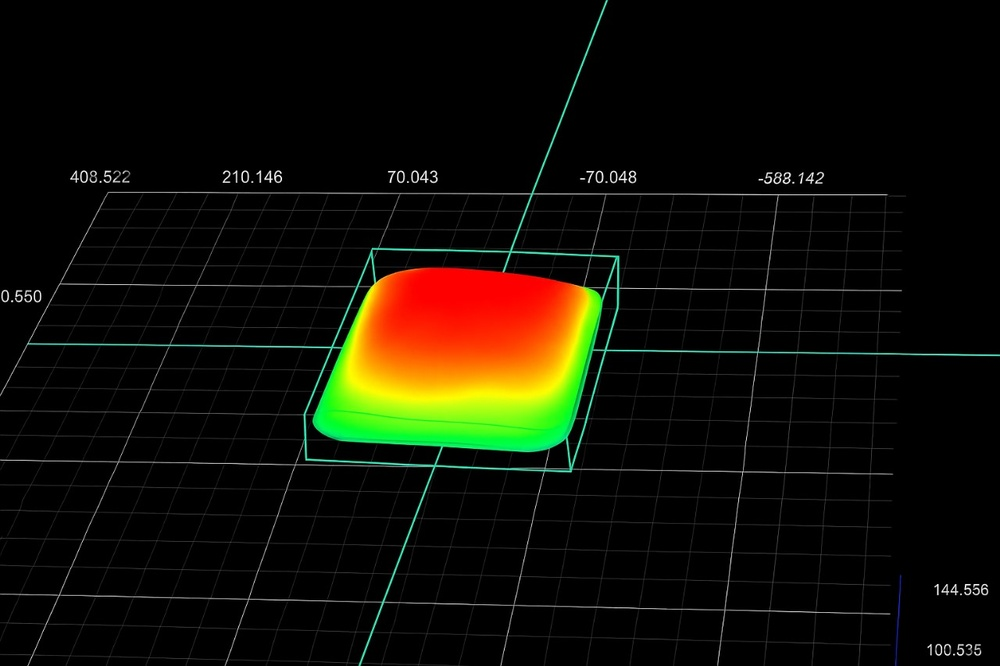
#> input picture placa4.jpg, 1000 x 666 px, shrunk from 1280 x 853 before the run
$ jupyter execute --allow-errors Untitled1.ipynb
#> lines starting #> are read from the running program, lines starting #| are printed output that depends on the picture; after the words box and inside, x2 and y2 are one past the last pixel; in counts of white or black regions, pixels touching at a corner belong together; long printed decimals are rounded
[cell 1]
import cv2                       #Librería para el procesamiento de imagenes
import numpy as np               #Libería para trabajar con arreglos y martrices
                                 #Ayuda a definir los rangos de colores como arreglos con pixeles
import matplotlib.pyplot as plt  #Libería gráfica para mostrar imágenes en formato de gráficos

# Comenzamos por leer la imagen, con cv2.imread() leemos laimagen en formato
# BGR, con cv2.cvtColor() la convertimos en RGB para poder procesar
# bien los colores con la librería Matplot
img_path = "placa4.jpg"
img = cv2.imread(img_path)
#> img is the input picture: shape (666, 1000, 3); mean B, G, R 5.2, 14.3, 16.1
img_rgb = cv2.cvtColor(img, cv2.COLOR_BGR2RGB)  #Para mostrar en matplotlib

hsv = cv2.cvtColor(img, cv2.COLOR_BGR2HSV) #HSV es un formato que ayuda a facilitart el procesameinto de colores
#> hsv: shape (666, 1000, 3); mean H, S, V 6.5, 29.2, 20.8

#=============DEFINIMOS RANGOS DE COLORES==============
# Verde
lower_green = np.array([35, 50, 50])
upper_green = np.array([85, 255, 255])

# Amarillo
lower_yellow = np.array([20, 100, 100])
upper_yellow = np.array([35, 255, 255])

# Rojo (dos rangos)
lower_red1 = np.array([0, 100, 100])
upper_red1 = np.array([10, 255, 255])
lower_red2 = np.array([160, 100, 100])
upper_red2 = np.array([179, 255, 255])

#=============CREACIÓN DE MÁSCARA POR COLOR=======================
mask_green = cv2.inRange(hsv, lower_green, upper_green)
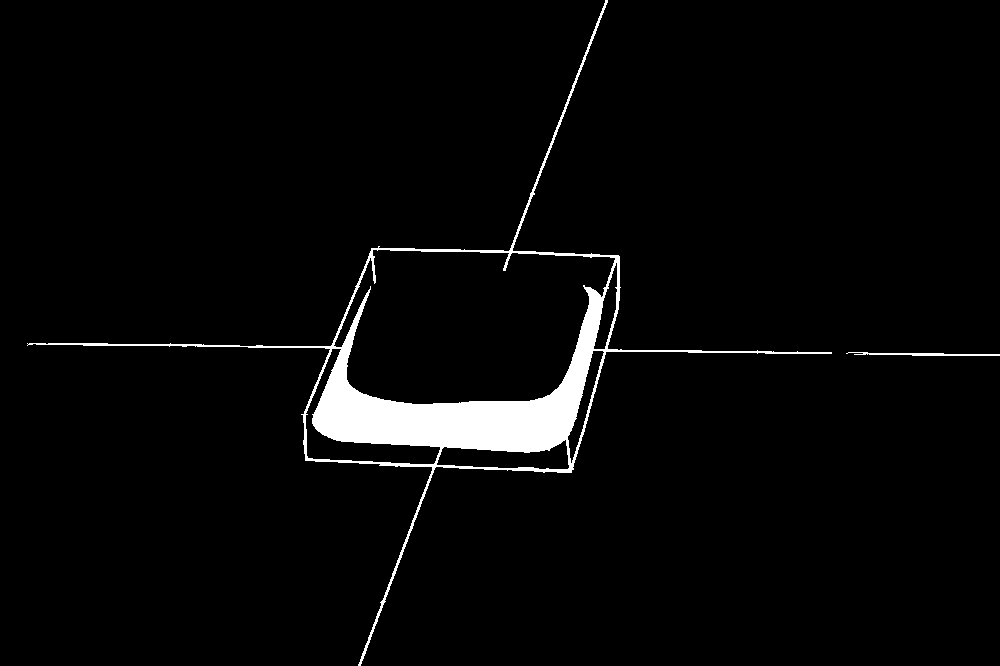
#> mask_green: shape (666, 1000); 3.2% white; 2 white regions, box (x1, y1, x2, y2) and area: (27, 0, 832, 666) 20930, (846, 352, 1000, 356) 335
mask_yellow = cv2.inRange(hsv, lower_yellow, upper_yellow)
#> mask_yellow: shape (666, 1000); 1.1% white; 1 white region, box (x1, y1, x2, y2) and area: (346, 279, 589, 405) 7435
mask_red1 = cv2.inRange(hsv, lower_red1, upper_red1)
#> mask_red1: shape (666, 1000); 2.2% white; 2 white regions (1 under 20 px), largest, box (x1, y1, x2, y2) and area: (375, 267, 574, 358) 14548
mask_red2 = cv2.inRange(hsv, lower_red2, upper_red2)
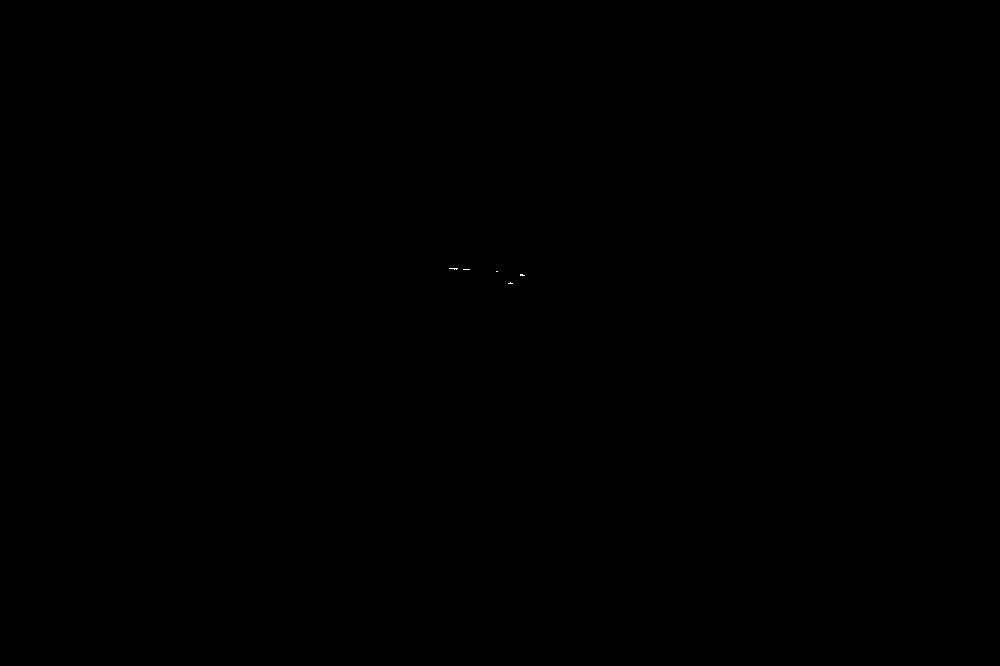
#> mask_red2: shape (666, 1000); 0.01% white in thin lines or dots, all inside (x1, y1, x2, y2) = (449, 268, 525, 284)
mask_red = cv2.bitwise_or(mask_red1, mask_red2)
#> mask_red: shape (666, 1000); 2.2% white; 1 white region, box (x1, y1, x2, y2) and area: (375, 267, 574, 358) 14583

# Excluir fondo negro
lower_black = np.array([0, 0, 0])
upper_black = np.array([180, 255, 50])
mask_black = cv2.inRange(hsv, lower_black, upper_black)
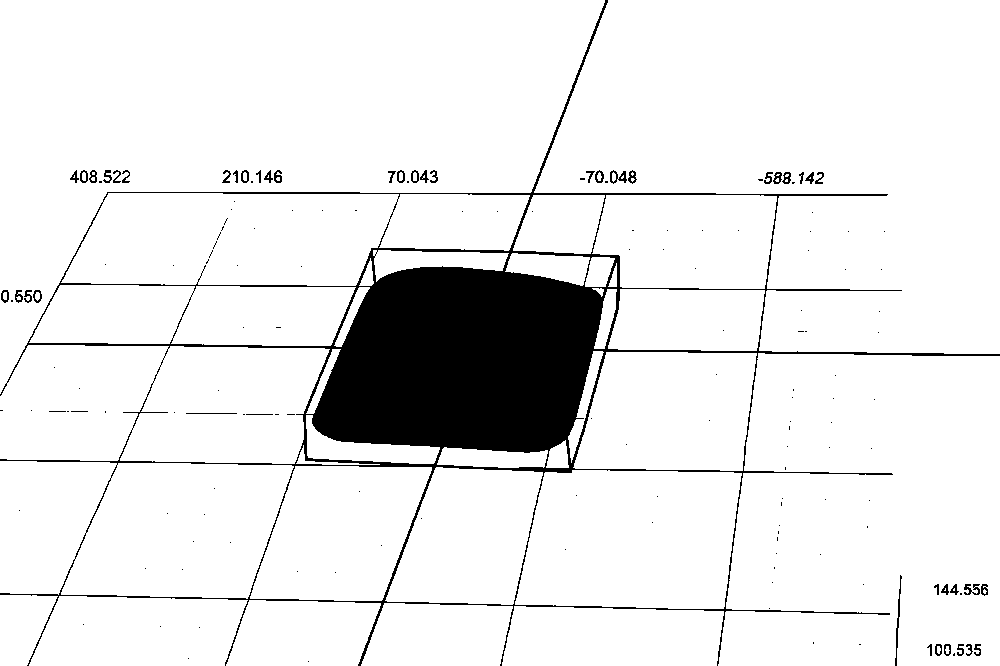
#> mask_black: shape (666, 1000); 91.2% white; 164 black regions (118 under 20 px), largest, box (x1, y1, x2, y2) and area: (0, 0, 1000, 666) 56154, (895, 575, 902, 666) 155, (610, 170, 627, 184) 108
mask_not_black = cv2.bitwise_not(mask_black)

# Aplicar exclusión
mask_green = cv2.bitwise_and(mask_green, mask_not_black)
#> mask_green: shape (666, 1000); 3.2% white; 2 white regions, box (x1, y1, x2, y2) and area: (27, 0, 832, 666) 20891, (846, 352, 1000, 356) 334
mask_yellow = cv2.bitwise_and(mask_yellow, mask_not_black)
mask_red = cv2.bitwise_and(mask_red, mask_not_black)

# Contar píxeles válidos
valid_pixels = cv2.countNonZero(mask_not_black)
#> valid_pixels = 58881
green_pixels = cv2.countNonZero(mask_green)
#> green_pixels = 21225
yellow_pixels = cv2.countNonZero(mask_yellow)
#> yellow_pixels = 7435
red_pixels = cv2.countNonZero(mask_red)
#> red_pixels = 14583

# Evitar división por cero
if valid_pixels == 0:
    print("No hay píxeles válidos distintos de negro")
    exit()

# Calcular porcentajes
p_green = (green_pixels / valid_pixels) * 100
#> p_green = 36.05
p_yellow = (yellow_pixels / valid_pixels) * 100
#> p_yellow = 12.63
p_red = (red_pixels / valid_pixels) * 100
#> p_red = 24.77

print(f"Porcentaje Verde: {p_green:.2f}%")
#| Porcentaje Verde: 36.05%
print(f"Porcentaje Amarillo: {p_yellow:.2f}%")
#| Porcentaje Amarillo: 12.63%
print(f"Porcentaje Rojo: {p_red:.2f}%")
#| Porcentaje Rojo: 24.77%

# Tomar decisión
if p_red > 10:
    estado = "NO ACEPTABLE (demasiada deformación)"
elif p_green > p_yellow and p_red < 5:
    estado = "PIEZA EN BUEN ESTADO"
elif p_yellow >= p_green and p_red < 50:
    estado = "ACEPTABLE"
else:
    estado = "CONDICIÓN INTERMEDIA"

print("Estado de la pieza:", estado)

# Crear imagen segmentada con colores visibles
output = np.zeros_like(img_rgb)
output[mask_green > 0] = [0, 255, 0]    # Verde
output[mask_yellow > 0] = [255, 255, 0] # Amarillo
output[mask_red > 0] = [255, 0, 0]      # Rojo

# Mostrar resultados
plt.figure(figsize=(15,10))

plt.subplot(2,3,1)
plt.imshow(img_rgb)
plt.title("Imagen original")
plt.axis("off")

plt.subplot(2,3,2)
plt.imshow(mask_green, cmap="gray")
plt.title("Máscara Verde")
plt.axis("off")

plt.subplot(2,3,3)
plt.imshow(mask_yellow, cmap="gray")
plt.title("Máscara Amarillo")
plt.axis("off")

plt.subplot(2,3,4)
plt.imshow(mask_red, cmap="gray")
plt.title("Máscara Rojo")
plt.axis("off")

plt.subplot(2,3,5)
plt.imshow(mask_not_black, cmap="gray")
plt.title("Máscara sin fondo negro")
plt.axis("off")

plt.subplot(2,3,6)
plt.imshow(output)
plt.title("Segmentación final")
plt.axis("off")

plt.tight_layout()
plt.show()
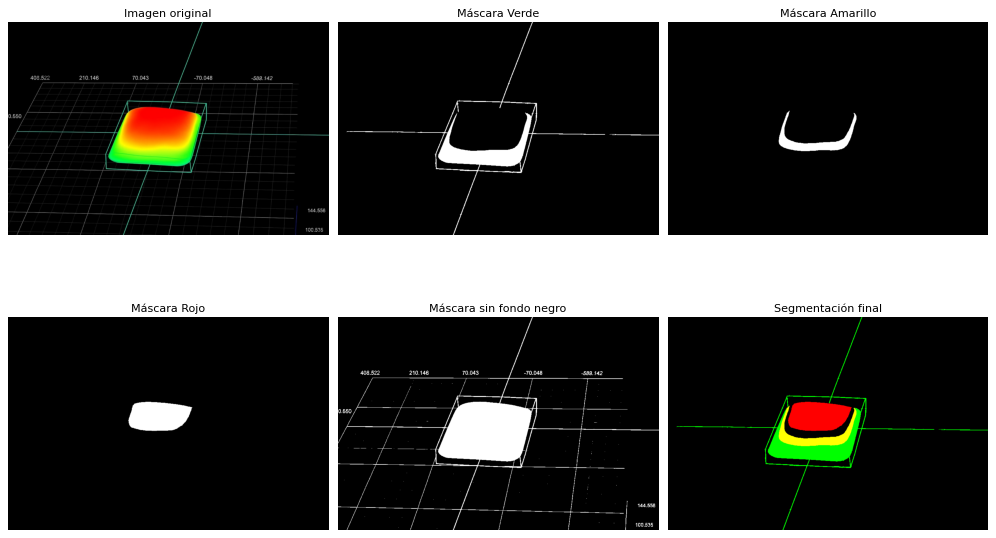
#> figure drawn by matplotlib, 6 panels

[cell 2]
import cv2
import numpy as np
import matplotlib.pyplot as plt

def analizar_pieza(img_path):
    # 1. Leer imagen
#> called with img_path = 'placa1.jpg'
    img = cv2.imread(img_path)
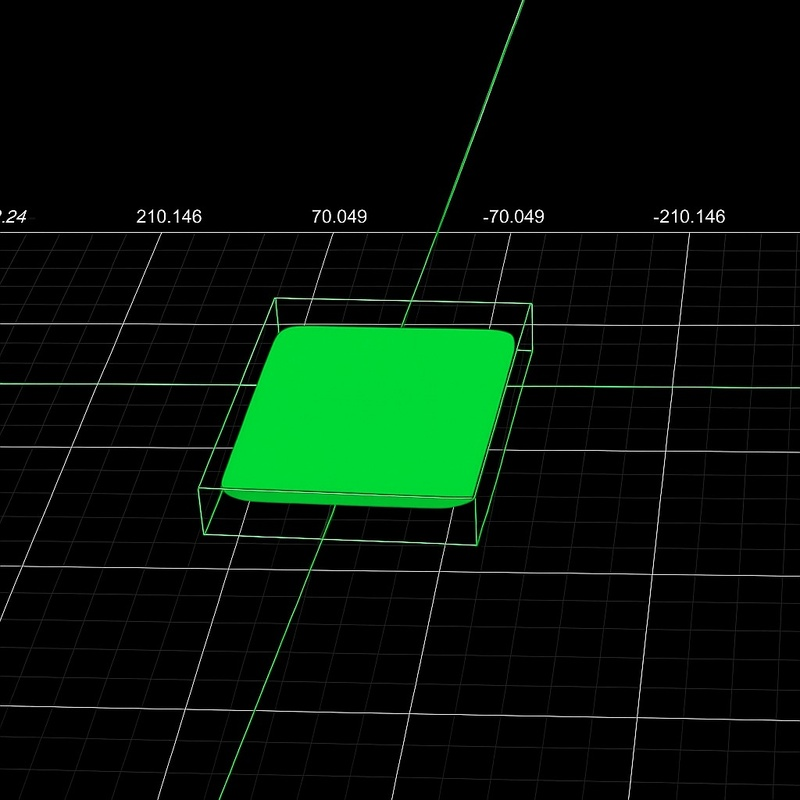
#> input picture placa1.jpg, 800 x 800 px, shrunk from 1024 x 1024 before the run
#> img is the input picture: shape (800, 800, 3); mean B, G, R 8.3, 19.9, 4.7
    img_rgb = cv2.cvtColor(img, cv2.COLOR_BGR2RGB)
#> img_rgb: shape (800, 800, 3)
    hsv = cv2.cvtColor(img, cv2.COLOR_BGR2HSV)
#> hsv: shape (800, 800, 3); mean H, S, V 9.8, 31.9, 20

    # 2. Definir rangos HSV
    lower_green = np.array([35, 50, 50]);  upper_green = np.array([85, 255, 255])
    lower_yellow = np.array([20, 100, 100]); upper_yellow = np.array([35, 255, 255])
    lower_red1 = np.array([0, 100, 100]);   upper_red1 = np.array([10, 255, 255])
    lower_red2 = np.array([160, 100, 100]); upper_red2 = np.array([179, 255, 255])

    # 3. Crear máscaras
    mask_green = cv2.inRange(hsv, lower_green, upper_green)
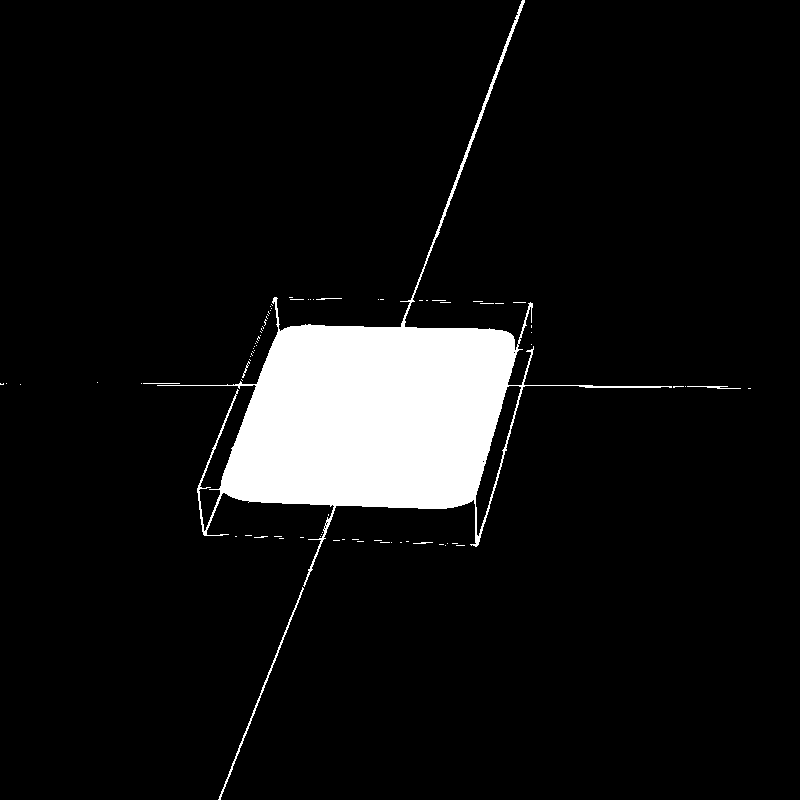
#> mask_green: shape (800, 800); 7.6% white; 81 white regions (74 under 20 px), largest, box (x1, y1, x2, y2) and area: (157, 0, 672, 587) 47759, (218, 587, 304, 800) 457, (687, 386, 741, 389) 78
    mask_yellow = cv2.inRange(hsv, lower_yellow, upper_yellow)
#> mask_yellow: shape (800, 800); every value is 0
    mask_red1 = cv2.inRange(hsv, lower_red1, upper_red1)
    mask_red2 = cv2.inRange(hsv, lower_red2, upper_red2)
    mask_red = cv2.bitwise_or(mask_red1, mask_red2)

    # 4. Excluir fondo negro
    lower_black = np.array([0, 0, 0]); upper_black = np.array([180, 255, 50])
    mask_black = cv2.inRange(hsv, lower_black, upper_black)
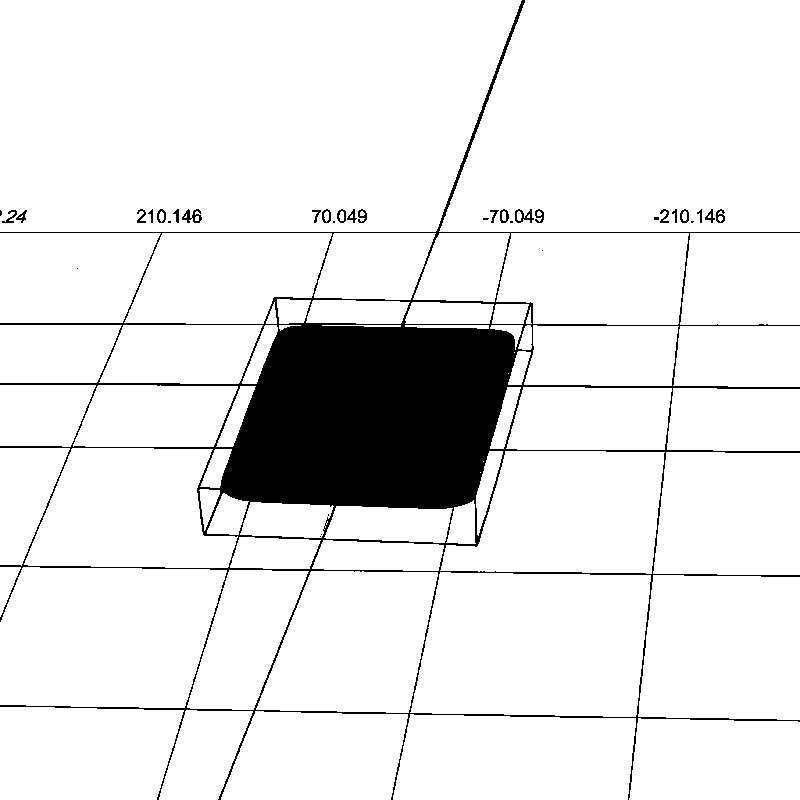
#> mask_black: shape (800, 800); 90.7% white; 35 black regions (12 under 20 px), largest, box (x1, y1, x2, y2) and area: (0, 0, 800, 800) 58265, (182, 209, 202, 223) 139, (515, 209, 534, 223) 122
    mask_not_black = cv2.bitwise_not(mask_black)

    mask_green = cv2.bitwise_and(mask_green, mask_not_black)
#> mask_green: shape (800, 800); 7.6% white; 80 white regions (73 under 20 px), largest, box (x1, y1, x2, y2) and area: (161, 0, 672, 587) 47719, (218, 587, 304, 800) 452, (687, 386, 741, 389) 78
    mask_yellow = cv2.bitwise_and(mask_yellow, mask_not_black)
    mask_red = cv2.bitwise_and(mask_red, mask_not_black)

    # 5. Contar píxeles
    valid_pixels = cv2.countNonZero(mask_not_black)
#> valid_pixels = 59721
    if valid_pixels == 0:
        return img_rgb, {"verde":0, "amarillo":0, "rojo":0, "estado":"Sin datos"}

    green_pixels = cv2.countNonZero(mask_green)
#> green_pixels = 48675
    yellow_pixels = cv2.countNonZero(mask_yellow)
#> yellow_pixels = 0
    red_pixels = cv2.countNonZero(mask_red)
#> red_pixels = 0

    p_green = (green_pixels / valid_pixels) * 100
#> p_green = 81.5
    p_yellow = (yellow_pixels / valid_pixels) * 100
#> p_yellow = 0
    p_red = (red_pixels / valid_pixels) * 100
#> p_red = 0

    # 6. Clasificación
    if p_red > 10:
        estado = "NO ACEPTABLE"
    elif p_green > p_yellow and p_red < 5:
        estado = "BUEN ESTADO"
    elif p_yellow >= p_green and p_red < 50:
        estado = "ACEPTABLE"
    else:
        estado = "CONDICIÓN INTERMEDIA"

    return img_rgb, {"verde":p_green, "amarillo":p_yellow, "rojo":p_red, "estado":estado}


# --- COMPARACIÓN DE DOS PIEZAS ---
placa1_path = "placa1.jpg"
placa2_path = img_path

img1, datos1 = analizar_pieza(placa1_path)
#> datos1 = {'verde': 81.5, 'amarillo': 0, 'rojo': 0, 'estado': 'BUEN ESTADO'}
img2, datos2 = analizar_pieza(placa2_path)
#> datos2 = {'verde': 36.05, 'amarillo': 12.63, 'rojo': 24.77, 'estado': 'NO ACEPTABLE'}

# Mostrar resultados
print("Resultados Placa 1:", datos1)
#| Resultados Placa 1: {'verde': 81.504, 'amarillo': 0.0, 'rojo': 0.0, 'estado': 'BUEN ESTADO'}
print("Resultados Placa 2:", datos2)
#| Resultados Placa 2: {'verde': 36.047, 'amarillo': 12.627, 'rojo': 24.767, 'estado': 'NO ACEPTABLE'}

# Comparar estados
if datos1["estado"] == "BUEN ESTADO" and datos2["estado"] == "BUEN ESTADO":
    conclusion = "AMBAS piezas están en buen estado"
elif datos1["estado"] == "BUEN ESTADO" and datos2["estado"] != "BUEN ESTADO":
    conclusion = "Solo la Placa 1 está en buen estado"
elif datos1["estado"] != "BUEN ESTADO" and datos2["estado"] == "BUEN ESTADO":
    conclusion = "Solo la Placa 2 está en buen estado"
else:
    conclusion = "NINGUNA pieza está en buen estado"

print("\nConclusión:", conclusion)

# --- Mostrar gráficamente ---
plt.figure(figsize=(12,6))

plt.subplot(1,2,1)
plt.imshow(img1)
plt.title("Placa 1 - " + datos1["estado"])
plt.axis("off")

plt.subplot(1,2,2)
plt.imshow(img2)
plt.title("Placa 2 - " + datos2["estado"])
plt.axis("off")

plt.suptitle(conclusion, fontsize=14, color="red")
plt.show()
